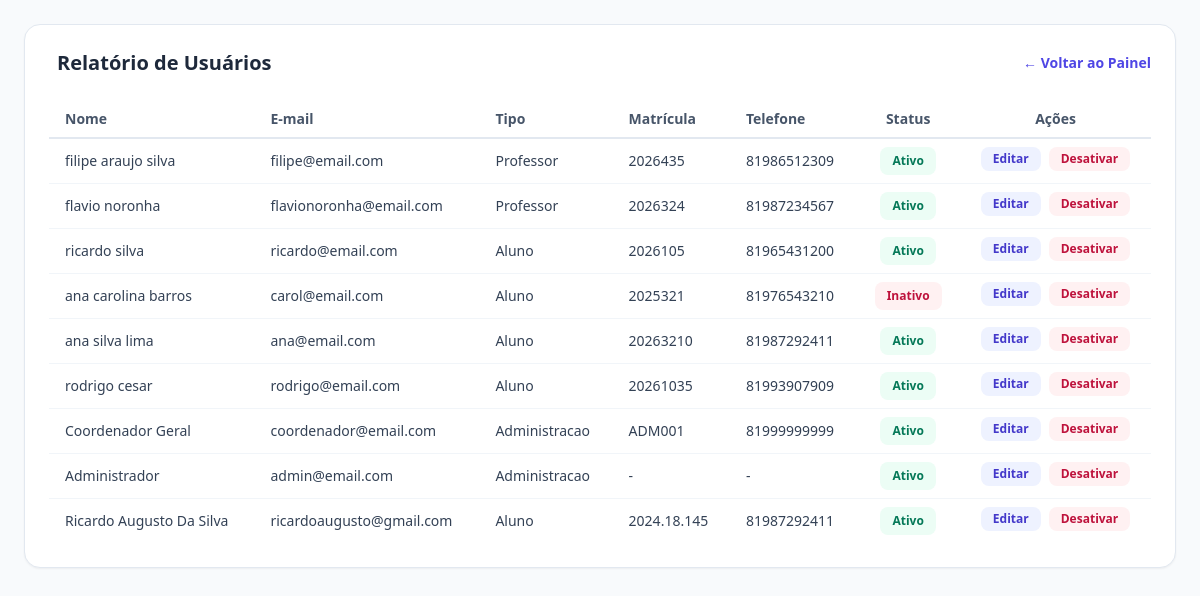
The app's page /relatorio/usuarios/ (signed in), older data.
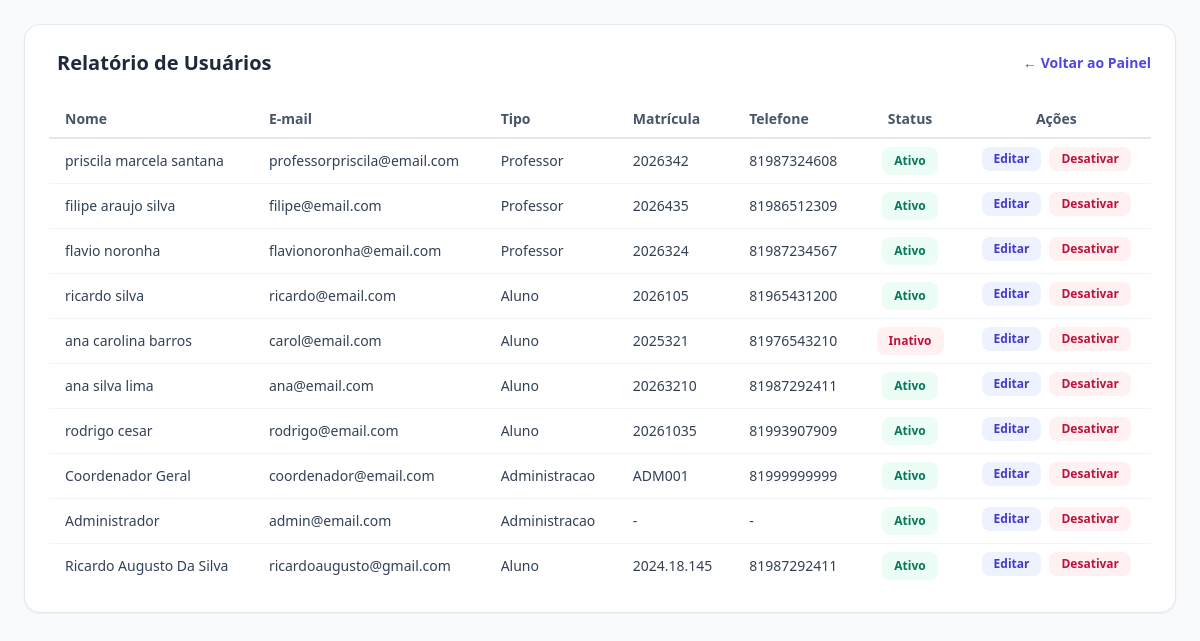
The same page, newer data.
### app_cadastro_projeto/models.py (models this page shows, shortened)
class PerfilUsuario(models.Model):
    OPCOES_PERFIL = [
        ('aluno', 'Aluno'),
        ('professor', 'Professor'),
        ('administracao', 'Administração'),
        ('empresa', 'Empresa'),
    ]
    user = models.OneToOneField(User, on_delete=models.CASCADE, related_name='perfil')
    tipo_usuario = models.CharField(max_length=20, choices=OPCOES_PERFIL, default='aluno')
    matricula = models.CharField(max_length=50, blank=True, null=True)
    telefone = models.CharField(max_length=20, blank=True, null=True)
    foto = models.ImageField(upload_to='fotos_perfil/', blank=True, null=True)
    bio = models.TextField(blank=True, null=True)
    ativo = models.BooleanField(default=True)
    criado_em = models.DateTimeField(auto_now_add=True)
    atualizado_em = models.DateTimeField(auto_now=True)
    class Meta:
        verbose_name = 'Perfil de Usuário'
        verbose_name_plural = 'Perfis de Usuários'
        ordering = ['-criado_em']
    @classmethod
    def buscar_por_usuario(cls, user):
        try:
            return cls.objects.get(user=user)
        except cls.DoesNotExist:
            return None

### app_cadastro_projeto/views.py (the view)
# urls.py: path('relatorio/usuarios/', views.relatorio_usuarios, name='relatorio_usuarios'),
@login_required(login_url='home')
def relatorio_usuarios(request):
    perfil = PerfilUsuario.buscar_por_usuario(request.user)
    if not perfil or perfil.tipo_usuario != 'administracao':
        messages.error(request, 'Acesso negado: apenas coordenadores podem visualizar o relatório.')
        return redirect('dashboard')
    usuarios = PerfilUsuario.objects.select_related('user').all()
    return render(request, 'usuarios/relatorio_usuarios.html', {'usuarios': usuarios})

### app_cadastro_projeto/templates/usuarios/relatorio_usuarios.html (shortened to what this page needs)
<!DOCTYPE html>
<html lang="pt-br">
<head>
    <script src="https://cdn.tailwindcss.com"></script>
</head>
<body class="bg-slate-50 text-slate-700 min-h-screen p-6">
    <div class="bg-white rounded-2xl border border-slate-200 shadow-sm p-6">
        <div class="flex justify-between items-center mb-6">
            <h2 class="text-xl font-bold text-slate-800 flex items-center gap-2">
                 Relatório de Usuários
            </h2>
            <a href="{% url 'dashboard' %}" class="text-indigo-600 hover:text-indigo-800 font-semibold text-sm">
                ← Voltar ao Painel
            </a>
        </div>
        <div class="overflow-x-auto">
            <table class="w-full text-sm">
                <thead>
                    <tr class="border-b-2 border-slate-200">
                        <th class="px-4 py-2 text-left font-semibold text-slate-600">Nome</th>
                        <th class="px-4 py-2 text-left font-semibold text-slate-600">E-mail</th>
                        <th class="px-4 py-2 text-left font-semibold text-slate-600">Tipo</th>
                        <th class="px-4 py-2 text-left font-semibold text-slate-600">Matrícula</th>
                        <th class="px-4 py-2 text-left font-semibold text-slate-600">Telefone</th>
                        <th class="px-4 py-2 text-center font-semibold text-slate-600">Status</th>
                        <th class="px-4 py-2 text-center font-semibold text-slate-600">Ações</th>
                    </tr>
                </thead>
                <tbody class="divide-y divide-slate-100">
                    {% for perfil in usuarios %}
                    <tr class="hover:bg-slate-50 transition-colors">
                        <td class="px-4 py-2">{{ perfil.user.first_name }}</td>
                        <td class="px-4 py-2">{{ perfil.user.email }}</td>
                        <td class="px-4 py-2 capitalize">{{ perfil.tipo_usuario }}</td>
                        <td class="px-4 py-2">{{ perfil.matricula|default:"-" }}</td>
                        <td class="px-4 py-2">{{ perfil.telefone|default:"-" }}</td>
                        <td class="px-4 py-2 text-center">
                            {% if perfil.user.is_active %}
                                <span class="inline-flex items-center bg-emerald-50 text-emerald-700 text-xs font-bold px-3 py-1.5 rounded-lg">
                                    Ativo
                                </span>
                            {% else %}
                                <span class="inline-flex items-center bg-rose-50 text-rose-700 text-xs font-bold px-3 py-1.5 rounded-lg">
                                    Inativo
                                </span>
                            {% endif %}
                        </td>
                        <td class="px-4 py-2 text-center flex gap-2 justify-center">
                            <a href="{% url 'editar_usuario' perfil.user.id %}"
                               class="bg-indigo-50 hover:bg-indigo-100 text-indigo-700 px-3 py-1 rounded-lg text-xs font-semibold">
                               Editar
                            </a>
                            <a href="{% url 'desativar_usuario' perfil.user.id %}"
                               class="bg-rose-50 hover:bg-rose-100 text-rose-700 px-3 py-1 rounded-lg text-xs font-semibold"
                               onclick="return confirm('Tem certeza que deseja desativar este usuário?');">
                               Desativar
                            </a>
                        </td>
                    </tr>
                    {% empty %}
                    <tr>
                        <td colspan="7" class="text-center py-6 text-slate-500">Nenhum usuário encontrado</td>
                    </tr>
                    {% endfor %}
                </tbody>
            </table>
        </div>
    </div>
</body>
</html>

Row changes from the older to the newer data that the page shows:
added PerfilUsuario: user.first_name "priscila marcela santana", user.email "professorpriscila@email.com", tipo_usuario "Professor", matricula "2026342", telefone "81987324608", shows "Ativo"
